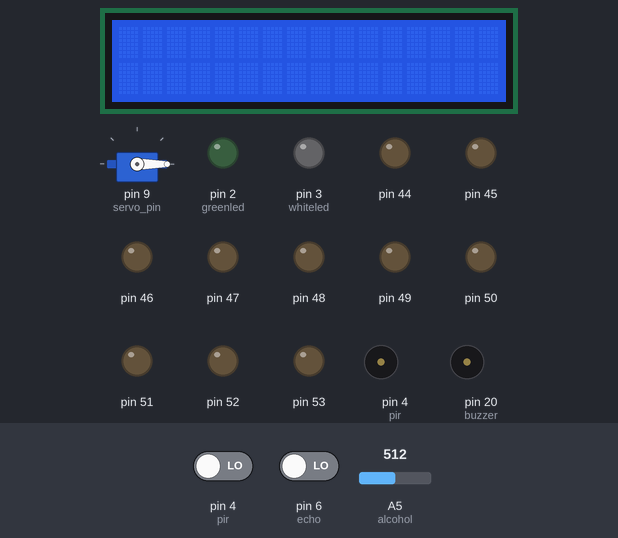
Recording of a sketch running on a simulated Arduino Mega 2560, built with avr-gcc and run on an emulated ATmega2560. Shown: servo, 16×2 character LCD, output pins drawn as LEDs (lit = HIGH), buzzer (waves = sounding, pin HIGH). Inputs (shaded band) come from the test bench; at power-on: pin 4 (pir) LOW, A5 (alcohol) = 512, pin 6 (echo) LOW.

Above: at 1.2 s.
1.3 s: pin 4 (pir) driven HIGH
At 2.1 s:
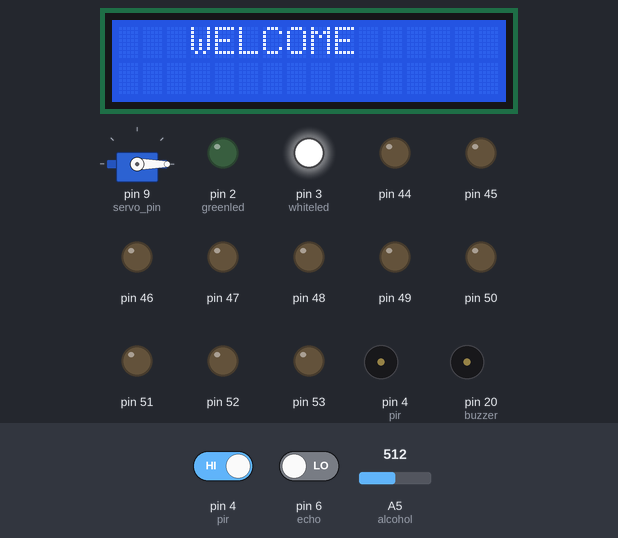
At 4.7 s:
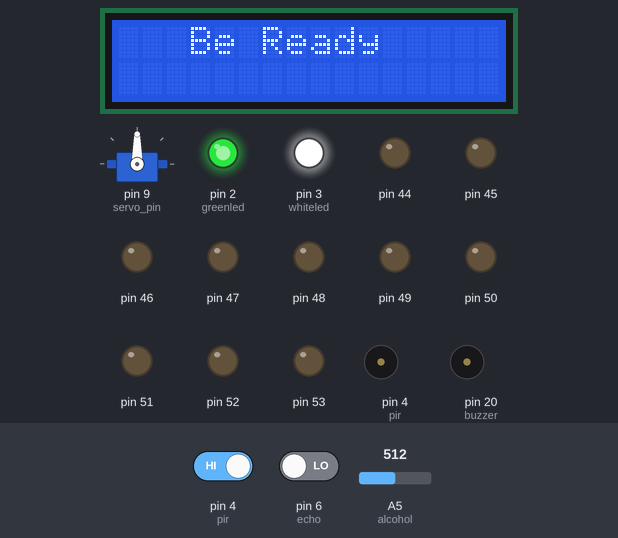
8.8 s: A5 (alcohol) set to 716
At 9.5 s:
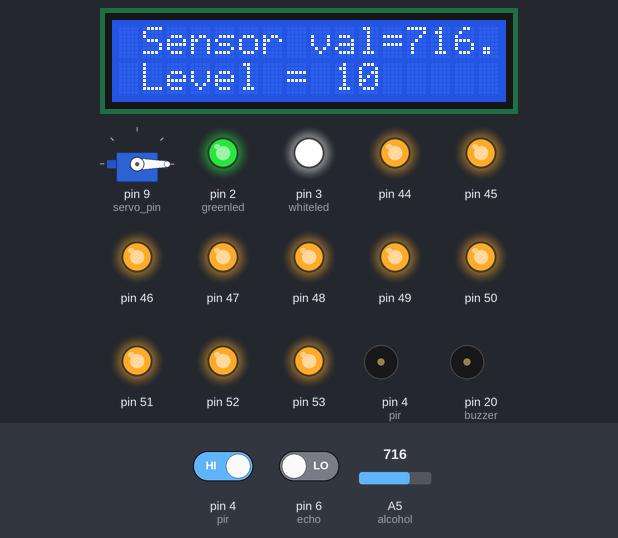
Timing chart, 0 to 21.8 s (numbered marks = the images above; inputs shaded):
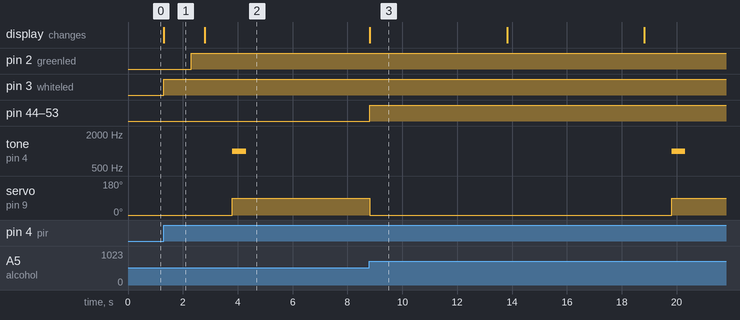

The sketch:

police_safety.ino
```cpp
#include<Servo.h>                                         //library for servo
#include<LiquidCrystal.h>                                 //library for LCD display
#define pir 4                                             //attach pir sensor to 4
#define whiteled 3
#define greenled 2
#define trig 5                                            //attach trigger sensor to 5
#define echo 6                                            //attach echo sensor to 6
#define servo_pin 9                                       //attach servo pin to pwm pin 9
#define buzzer 20
#define alcohol 5                                         //attach smoke sensor to analog pin 5
Servo myservo;                                            //creating servo object
long duration=0;
float dist=0;
float distance=0;
float max_smoke = 0;
float smoke=0;
int i;
int temp=0;
unsigned long starttime,endtime;
LiquidCrystal lcd(22,23,24,25,26,27,28,29,30,31);         //creating liquidcrystal object

void setup()
{
  pinMode(pir,INPUT);
  pinMode(whiteled,OUTPUT);
  pinMode(greenled,OUTPUT);
  pinMode(trig,OUTPUT);
  pinMode(echo,INPUT);
  myservo.attach(servo_pin);                              //this says where signal pin is actually connected
  pinMode(buzzer,OUTPUT);
  pinMode(alcohol,INPUT);
  for(i=44;i<=53;i++)
  pinMode(i,OUTPUT);
  myservo.write(0);                                       //set servo to 0 position
  lcd.begin(16, 2);                                       //initialises interface to lcd screen
}

void loop()
{
  if(digitalRead(pir) == 1)                               //checks for presence of person
  {
    lcd.clear();                                          //clears lcd screen
    lcd.setCursor(3,0);                                   //sets position in lcd screen to print
    lcd.print("WELCOME");                                 //prints in lcd screen
    check_dist();
   }
   else
   {
    digitalWrite(whiteled,LOW);
    myservo.write(0);                                     //if no person is present servo will be at initial position
   }

 }

void check_dist()
{
  while(digitalRead(pir)==1)
  {
    digitalWrite(whiteled,HIGH);                          //glow white led when person is present
    digitalWrite(trig,LOW);
    delayMicroseconds(2);
    digitalWrite(trig,HIGH);
    delayMicroseconds(10);
    digitalWrite(trig,LOW);
    duration = pulseIn(echo,HIGH);                        //calculates duration for switching echo pin from low to high
    dist = (duration/58.138)*0.39;                        //calc distance in inches
    distance = dist*2.54;                                 //distance in cm
    if(distance<=5)                                       //checks for distance less than 5
    {
      digitalWrite(greenled,HIGH);                        //when distance less than 5 glow green led
      delay(500);
      detection();                                        //calling detection function
    }
    else
    digitalWrite(greenled,LOW);                           //turn off green led when distnce greater than 5
  }
}
void detection()                                          //function defination
{
  while(distance<=5)
  {
    lcd.clear();                                          //clearing lcd screen
    lcd.setCursor(3,0);                                   //setting cursor position for printing
    lcd.print("Be Ready");                                //displaying on led usint print() function
    digitalWrite(whiteled,HIGH);
    digitalWrite(trig,LOW);
    delayMicroseconds(2);
    digitalWrite(trig,HIGH);
    delayMicroseconds(10);
    digitalWrite(trig,LOW);
    duration = pulseIn(echo,HIGH);
    dist = (duration/58.138)*0.39;
    distance = dist*2.54;
    myservo.write(90);                                    //turning servo containing alcohol sensor to person direction
    tone(4,1000,500);                                     //buzzer indication when raedy to blow
    starttime = millis();                                 //storing current time since code strted to run
    endtime = starttime;
    while((endtime-starttime)<5000)                       //while loop whicks runs for 5 sec .... this is time for person to blow
    {
      smoke = analogRead(alcohol);
      if(smoke>temp)                                      //storing max sensor value
      temp=smoke;
      endtime=millis();
     }
     max_smoke=temp;
     myservo.write(0);                                    //servo containing alcohol sensor to initial position
     lcd.clear();
     lcd.setCursor(1,0);
     lcd.print("Sensor val=");
     lcd.setCursor(12,0);
     lcd.print(max_smoke);
     lcd.setCursor(1,1);
     lcd.print("Level =");
     if(max_smoke<30)                                      //checking sensor values and glowing led as per intensity
     {                                                     //from sample ecpt its observed that sensor value varies from 30 to 120 range
      lcd.setCursor(9,1);
      lcd.print("1");
      digitalWrite(2,HIGH);
       for(i=44;i<=53;i++)
         digitalWrite(i,LOW);

     }
      if(max_smoke>=30 && max_smoke<40)                    //checking for range of recived sensor den glow up required led
     {
      lcd.setCursor(9,1);
      lcd.print("2");
       for(i=44;i<=45;i++)
         digitalWrite(i,HIGH);
       for(i=46;i<=53;i++)
         digitalWrite(i,LOW);
     }
      if(max_smoke>=40 && max_smoke<50)
     {
      lcd.setCursor(9,1);
      lcd.print("3");
        for(i=44;i<=46;i++)
         digitalWrite(i,HIGH);
       for(i=47;i<=53;i++)
         digitalWrite(i,LOW);
     }
      if(max_smoke>=50 && max_smoke<60)
     {
      lcd.setCursor(9,1);
      lcd.print("4");
       for(i=44;i<=47;i++)
         digitalWrite(i,HIGH);
       for(i=48;i<=53;i++)
         digitalWrite(i,LOW);
     }
      if(max_smoke>=60 && max_smoke<70)
     {
      lcd.setCursor(9,1);
      lcd.print("5");
       for(i=44;i<=48;i++)
         digitalWrite(i,HIGH);                            //making led glow based on sensor value
       for(i=49;i<=53;i++)
         digitalWrite(i,LOW);
     }
      if(max_smoke>=70 && max_smoke<80)
     {
      lcd.setCursor(9,1);
      lcd.print("6");
       for(i=44;i<=49;i++)
         digitalWrite(i,HIGH);
       for(i=50;i<=53;i++)
         digitalWrite(i,LOW);
     }
      if(max_smoke>=80 && max_smoke<90)
     {
      lcd.setCursor(9,1);
      lcd.print("7");
       for(i=44;i<50;i++)
         digitalWrite(i,HIGH);
       for(i=51;i<=53;i++)
         digitalWrite(i,LOW);
     }
      if(max_smoke>=90 && max_smoke<100)
     {
      lcd.setCursor(9,1);
      lcd.print("8");
       for(i=44;i<51;i++)
         digitalWrite(i,HIGH);
       for(i=52;i<=53;i++)
         digitalWrite(i,LOW);
     }
      if(max_smoke>=100 && max_smoke<110)
     {
      lcd.setCursor(9,1);
      lcd.print("9");
       for(i=44;i<=52;i++)
         digitalWrite(i,HIGH);
         digitalWrite(53,LOW);
     }
      if(max_smoke>=110)
     {
      lcd.setCursor(9,1);
      lcd.print("10");
       for(i=44;i<=53;i++)
         digitalWrite(i,HIGH);
     }
    delay(5000);
    lcd.clear();
    lcd.setCursor(3,0);
    lcd.print("Thank you");                                          //displaying thankyou message
    delay(5000);
  }
}
```

Measured:
- after the input at 1.3 s, pin 2 (greenled): LOW → HIGH after 1.0 s; pin 3 (whiteled): LOW → HIGH at once; tone on pin 4 (pir): silent → 1000 Hz after 2.5 s, → silent 0.50 s later; servo on pin 9 (servo_pin): 0° → 90° after 2.5 s; the display: changes at once (image 1)
- what the display in image 1 shows lasts 1.5 s, from 1.3 s to 2.8 s
